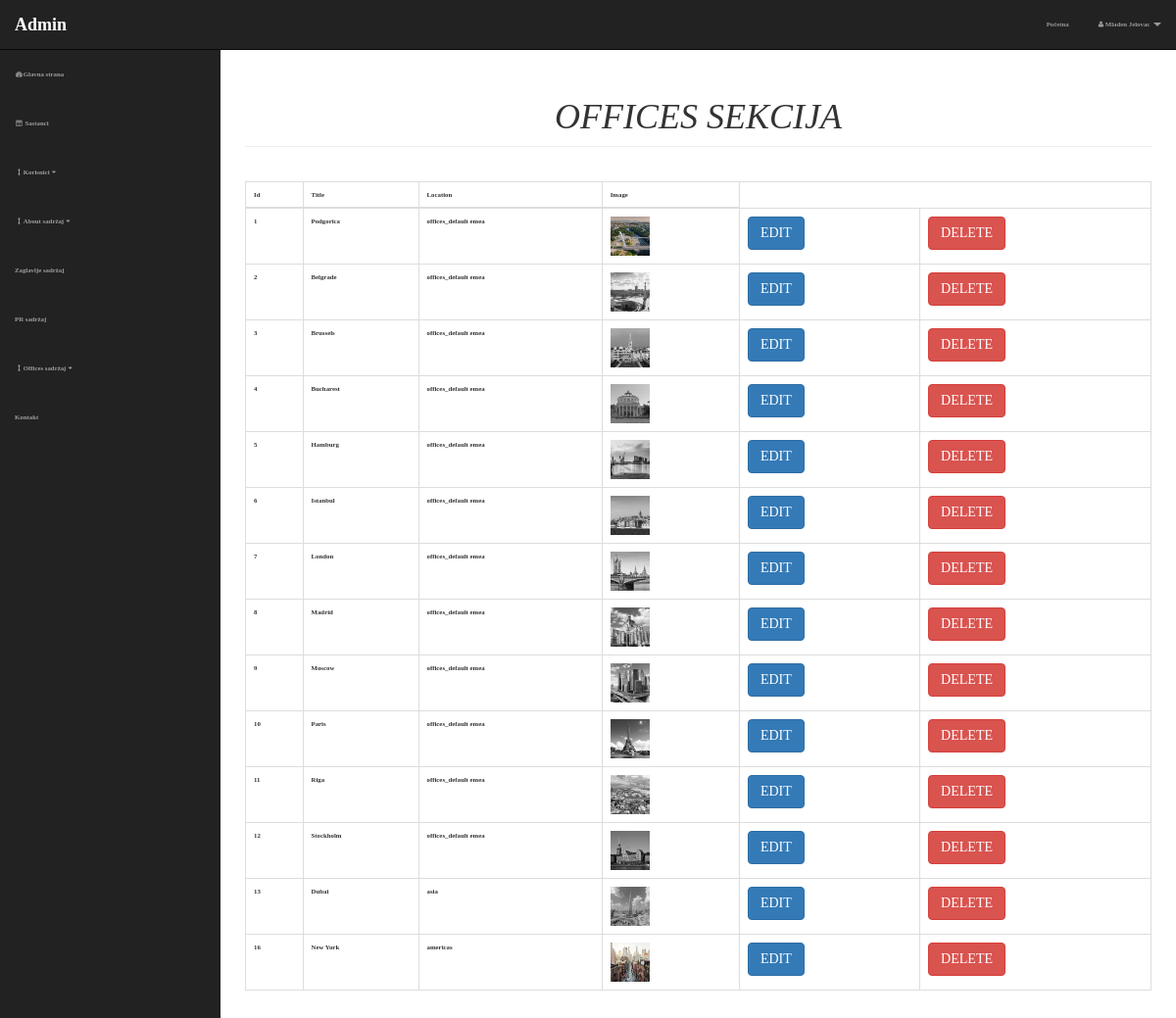
Screenshot of /admin/offices.php (signed in) with the database file from the repository.
### tables this page shows
CREATE TABLE `offices` (
  `office_id` int(3) NOT NULL,
  `office_title` varchar(255) NOT NULL,
  `office_image` text NOT NULL,
  `office_location` varchar(50) NOT NULL
);

### admin/includes/view-offices.php (the view, shortened to what this page needs)
<table class="table table-bordered table-hover printit" style="margin-top: 35px !important;">
                        <thead>
                             <th>Id</th>
                             <th>Title</th>
                             <th>Location</th>
                             <th>Image</th>
                        </thead>
                        <tbody>
                             <?php
                                     $query = "select * from offices";
                                     $select = mysqli_query($connection, $query);
                                     while($row = mysqli_fetch_assoc($select)){
                                       $office_id = $row['office_id'];
                                       $office_title = $row['office_title'];
                                       $office_image = $row['office_image'];
                                       $office_location = $row['office_location'];
                                      echo "<tr>";
                                       echo "<td>$office_id</td>";
                                       echo "<td>$office_title</td>";
                                       echo "<td>$office_location</td>";
                                       echo "<td><img height='40' width='40' src='../img/$office_image' alt='office_image'></td>";
                                       echo "<td ><a class='btn btn-primary' href='offices.php?option=edit&office_id=$office_id'>EDIT</a></td>";
                                       echo "<td ><a class='btn btn-danger' onClick=\"return confirm('Da li ste sigurni?')\" href='offices.php?delete=$office_id'>DELETE</a></td>";
                                    echo "</tr>";
                                     }
                                ?>
                       </tbody>
</table>

### admin/css/sb-admin.css (style rules this page uses)
body { margin-top: 100px; background-color: #222; }
@media (min-width:768px) { body { margin-top: 50px; } }

### style/style.css (style rules this page uses)
:root { --color-primary: rgba(31,31,31); --color-secondary: rgba(255,198,39); }
* { padding: 0; margin: 0; box-sizing: border-box; }
body { font-family: 'Montserrat Regular', fira-sans; font-size: 68%; font-weight: bold; }

### admin/includes/header.php (style rules this page uses)
body, .not_shown { visibility: hidden; }
.printit { visibility: visible; }

### rows the page displays
offices: office_id "1", office_title "Podgorica", office_location "offices_default emea", office_image (picture)
offices: office_id "2", office_title "Belgrade", office_location "offices_default emea", office_image (picture)
offices: office_id "3", office_title "Brussels", office_location "offices_default emea", office_image (picture)
offices: office_id "4", office_title "Bucharest", office_location "offices_default emea", office_image (picture)
offices: office_id "5", office_title "Hamburg", office_location "offices_default emea", office_image (picture)
offices: office_id "6", office_title "Istanbul", office_location "offices_default emea", office_image (picture)
offices: office_id "7", office_title "London", office_location "offices_default emea", office_image (picture)
offices: office_id "8", office_title "Madrid", office_location "offices_default emea", office_image (picture)
offices: office_id "9", office_title "Moscow", office_location "offices_default emea", office_image (picture)
offices: office_id "10", office_title "Paris", office_location "offices_default emea", office_image (picture)
offices: office_id "11", office_title "Riga", office_location "offices_default emea", office_image (picture)
offices: office_id "12", office_title "Stockholm", office_location "offices_default emea", office_image (picture)
offices: office_id "13", office_title "Dubai", office_location "asia", office_image (picture)
offices: office_id "16", office_title "New York", office_location "americas", office_image (picture)

### other values shown
$_SESSION['firstname'] "Mladen"
$_SESSION['lastname'] "Jelovac"
